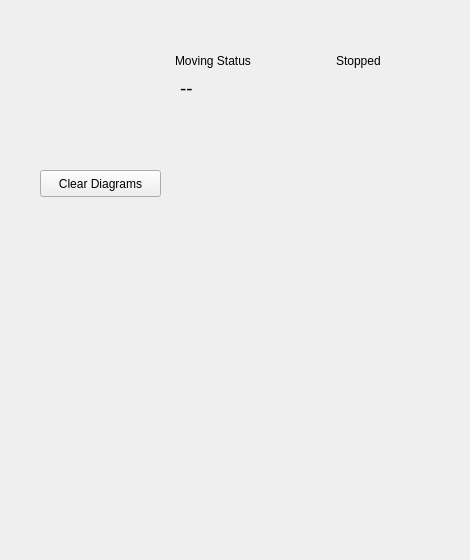
    <widget class="QWidget" name="tab_Plot">
     <attribute name="title">
      <string>Plot</string>
     </attribute>
     <widget class="QWidget" name="horizontalLayoutWidget_2">
      <property name="geometry">
       <rect>
        <x>40</x>
        <y>220</y>
        <width>421</width>
        <height>331</height>
       </rect>
      </property>
      <layout class="QHBoxLayout" name="horizontalLayout">
       <item>
        <widget class="QCustomPlot" name="plot_Dopp" native="true">
         <property name="minimumSize">
          <size>
           <width>400</width>
           <height>200</height>
          </size>
         </property>
        </widget>
       </item>
      </layout>
     </widget>
     <widget class="QLabel" name="lblfinalDegree">
      <property name="geometry">
       <rect>
        <x>180</x>
        <y>80</y>
        <width>66</width>
        <height>17</height>
       </rect>
      </property>
      <property name="font">
       <font>
        <pointsize>14</pointsize>
       </font>
      </property>
      <property name="text">
       <string>--</string>
      </property>
     </widget>
     <widget class="QPushButton" name="btnClearDiagrams">
      <property name="geometry">
       <rect>
        <x>40</x>
        <y>170</y>
        <width>121</width>
        <height>27</height>
       </rect>
      </property>
      <property name="text">
       <string>Clear Diagrams</string>
      </property>
     </widget>
     <widget class="QWidget" name="layoutWidget1">
      <property name="geometry">
       <rect>
        <x>175</x>
        <y>50</y>
        <width>206</width>
        <height>22</height>
       </rect>
      </property>
      <layout class="QHBoxLayout" name="horizontalLayout_2">
       <item>
        <widget class="QLabel" name="label_2">
         <property name="text">
          <string>Moving Status</string>
         </property>
        </widget>
       </item>
       <item>
        <spacer name="horizontalSpacer_17">
         <property name="orientation">
          <enum>Qt::Horizontal</enum>
         </property>
         <property name="sizeHint" stdset="0">
          <size>
           <width>40</width>
           <height>20</height>
          </size>
         </property>
        </spacer>
       </item>
       <item>
        <widget class="QLabel" name="lbl_MoveStatus">
         <property name="text">
          <string>Stopped</string>
         </property>
        </widget>
       </item>
      </layout>
     </widget>
    </widget>
